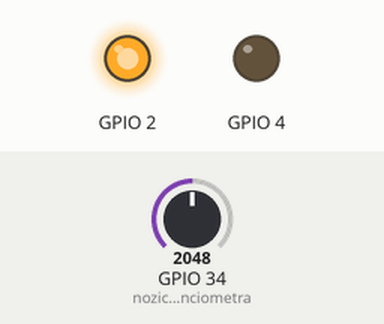
Simulated run of this program. Board: ESP32. Parts: output pins drawn as LEDs (lit = HIGH). The inputs (shaded band) are chosen by the test bench; at power-on: GPIO 34 (nozicaPotenciometra) = 2048. WiFi joins after 1.5 s; servers stay silent unless stated; what the program prints to the serial monitor is not drawn.

Above: at 1.6 s.
At 3.1 s:
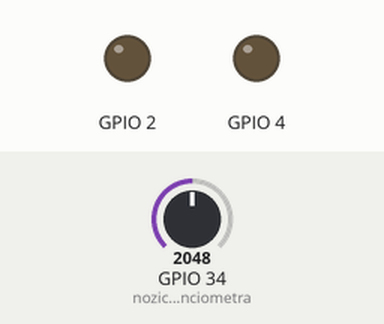
Timing chart, 0 to 4.6 s (numbered marks = the images above):
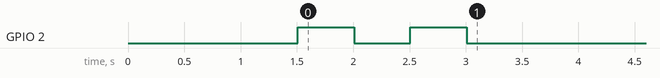

The program:

main.cpp
```cpp
#include <Arduino.h>
#include "WiFi.h"
#include "WebServer.h"
#include "WebSocketsClient.h" //knjiznjica za spletne vticnike
#include <ArduinoJson.h> //knjiznjica za delo z JSON objekti

const char* ssid = "kresilnik";
const char* password = "bled2024";

int portNumber = 8811; // port na katerem bo deloval spletni streznik, lahko ga poljubno spremenimo, vendar pazimo da ni v uporabi za druge namene

const int nozicaPotenciometra=34; // nožica, na katero je priključen potenciometer

int vrednostPotenciometra; // spremenljivka, ki bo hranila trenutno vrednost potenciometra

String dataString; // spremenljivka, ki bo hranila JSON sporočilo, ki ga bomo poslali preko spletnega vtičnika 8811 na node.js strežnik

WebSocketsClient webSocket; //ustvarimo objekt webSocket, ki bo predstavljal spletni vticnik

void setup() {
  // put your setup code here, to run once:
  // tu zapišemo kodo, ki se izvede le enkrat - nastavitve
  Serial.begin(115200);

  WiFi.begin(ssid,password);

  while (WiFi.status() != WL_CONNECTED)
  {
    delay(500);
    Serial.println("Povezovanje z WiFi omrežjem...");
  }

  Serial.println("Povezava z WiFi omrežjem je vzpostavljena");
  Serial.print("IP naslov esp32 modula je: ");
  Serial.println(WiFi.localIP());

  webSocket.begin("192.168.1.163", 8811); // povezava na node.js strežnik, ki teče na IP naslovu 192.168.1.136 preko vrat 8811


  pinMode(2, OUTPUT);
  pinMode(4,OUTPUT);
  digitalWrite(2, HIGH); // na nožici 2 zapišemo visoko vrednost - LED zasveti
  delay(500);
  digitalWrite(2, LOW);
  delay(500); // zakasnitev izvedbe programa za specificiran čas v milisekundah, 1000 ms = 1 s
  digitalWrite(2, HIGH); // na nožici 2 zapišemo nizko vrednost - LED ugasne
  delay(500); // zakasnitev izvedbe programa za specificiran čas v milisekundah, 1000 ms = 1 s
  digitalWrite(2, LOW);

  Serial.println(WiFi.localIP());
  Serial.println(WiFi.getMode());

}


void loop() {
  webSocket.loop();
  vrednostPotenciometra=analogRead(nozicaPotenciometra); // preberemo trenutno vrednost potenciometra in jo shranimo v spremenljivko
  Serial.println(vrednostPotenciometra); // izpišemo trenutno vrednost potenciometra na serijski monitor

  dataString = R"({"tipSporočila":"potenciometer","pin":34,"vrednost":)";
  dataString = dataString + String (vrednostPotenciometra) + "}"; // sestavimo JSON sporočilo, ki ga bomo poslali preko spletnega vtičnika 8811 na node.js strežnik, v sporočilu je tipSporočila "potenciometer", pin 34 in vrednost trenutne vrednosti potenciometra

  webSocket.sendTXT(dataString); // pošljemo JSON sporočilo preko spletnega vtičnika na portu 8811 na node.js strežnik

  Serial.println(dataString); // izpišemo JSON sporočilo na serijski monitor

  delay (100); // zakasnitev izvedbe programa za specificiran čas v milisekundah, 1000 ms = 1 s
}
```
